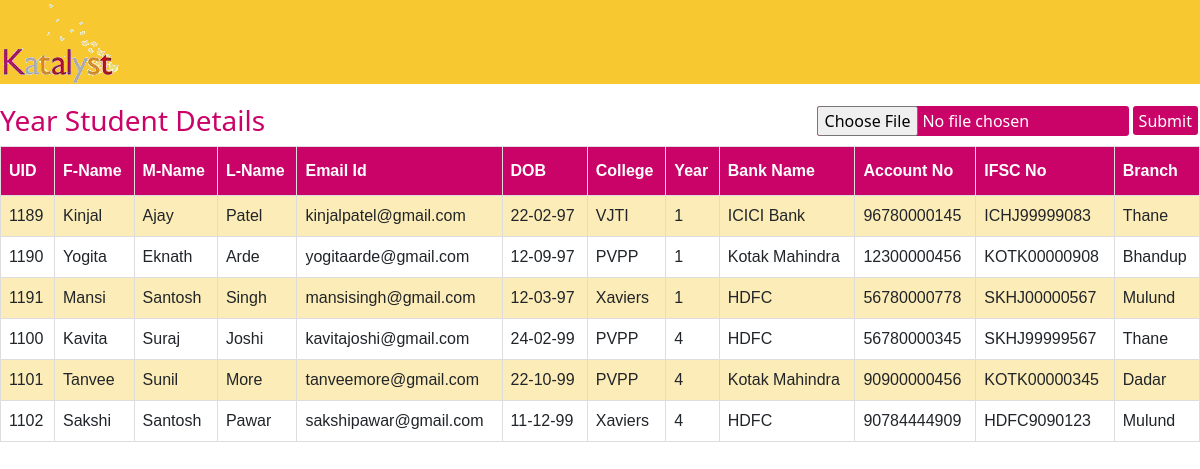
The app's page /Student with its own data.
### main.py (models this page shows)
class Student(db.Model):
    Id = db.Column(db.Integer, primary_key=True)
    UID = db.Column(db.Integer, unique=True)
    Fname = db.Column(db.String(30))
    Mname = db.Column(db.String(30))
    Lname = db.Column(db.String(30))
    EmailId = db.Column(db.String(120), unique=True)
    DOB = db.Column(db.String(30))
    College = db.Column(db.String(30))
    Year = db.Column(db.Integer)
    BankName = db.Column(db.String(30))
    AccountNo = db.Column(db.Integer)
    IFSCode = db.Column(db.String(30))
    Branch = db.Column(db.String(30))
    AccessKey = db.Column(db.String(30))

### main.py (the view)
@app.route("/Student")
def Student():
    connection = sqlite3.connect('KDatabase.db')
    cursor = connection.cursor()
    cursor.execute('SELECT * FROM Student;')
    return render_template("StudentData.html", rows=cursor.fetchall())

### Templates/StudentData.html (shortened to what this page needs)
<!DOCTYPE html>
<html>
<head>
    <link rel="stylesheet" href="https://cdnjs.cloudflare.com/ajax/libs/font-awesome/5.15.3/css/all.min.css" />
    <link href="https://cdn.jsdelivr.net/npm/bootstrap@5.0.2/dist/css/bootstrap.min.css" rel="stylesheet">
    <link rel="stylesheet" href="{{ url_for('static', filename='css/StudentData.css') }}">
</head>
<body>
    <div>
        <header class="page-header">
            <nav style="background-color: #f7c830;">
                <label class="logo"><a href = "{{url_for('AdminHomePage')}}"></a>
                    <img src="{{ url_for('static', filename='images/KLogo.png') }}" alt="">
                  </a></label>
                <form action="{{url_for('uploadStudentData')}}" method="POST" enctype='multipart/form-data'>
                    <input type="submit" style="color: white; background-color:#ca0369; float: right; border: 2px solid;
            border-radius: 5px; margin-top: 20px; height: 33px;">
                    <input type="file" id="myFile" name="file" style="color: white; background-color:#ca0369; float: right; border: 2px solid;
                    border-radius: 5px; margin-top: 20px;">
                </form>
            </nav>
            <b>
                <h3 style="margin-top: 20px; color: #ca0369">{{Year}} Year Student Details</h3>
            </b>
        </header>
    </div>
    <div>
        <table id="students">
            <tr>
                <th>UID</th>
                <th>F-Name</th>
                <th>M-Name</th>
                <th>L-Name</th>
                <th>Email Id</th>
                <th>DOB</th>
                <th>College</th>
                <th>Year</th>
                <th>Bank Name</th>
                <th>Account No</th>
                <th>IFSC No</th>
                <th>Branch</th>
            </tr>
            {% for i in rows %}
            <tr>
                <td>{{i[1]}}</td>
                <td>{{i[2]}}</td>
                <td>{{i[3]}}</td>
                <td>{{i[4]}}</td>
                <td>{{i[5]}}</td>
                <td>{{i[6]}}</td>
                <td>{{i[7]}}</td>
                <td>{{i[8]}}</td>
                <td>{{i[9]}}</td>
                <td>{{i[10]}}</td>
                <td>{{i[11]}}</td>
                <td>{{i[12]}}</td>
            </tr>
            {% endfor %}
        </table>
    </div>
</body>
</html>

### static/css/StudentData.css (style rules this page uses)
#students { font-family: Arial, Helvetica, sans-serif; border-collapse: collapse; width: 100%; }
#students td, #students th { border: 1px solid #ddd; padding: 8px; }
#students tr:nth-child(even) { background-color: #fcecb7; }
#students th { padding-top: 12px; padding-bottom: 12px; text-align: left; background-color: #ca0369; color: white; }

### records on screen
Student: UID "1189", Fname "Kinjal", Mname "Ajay", Lname "Patel", EmailId "kinjalpatel@gmail.com", DOB "22-02-97", College "VJTI", Year "1", BankName "ICICI Bank", AccountNo "96780000145", IFSCode "ICHJ99999083", Branch "Thane"
Student: UID "1190", Fname "Yogita", Mname "Eknath", Lname "Arde", EmailId "yogitaarde@gmail.com", DOB "12-09-97", College "PVPP", Year "1", BankName "Kotak Mahindra", AccountNo "12300000456", IFSCode "KOTK00000908", Branch "Bhandup"
Student: UID "1191", Fname "Mansi", Mname "Santosh", Lname "Singh", EmailId "mansisingh@gmail.com", DOB "12-03-97", College "Xaviers", Year "1", BankName "HDFC", AccountNo "56780000778", IFSCode "SKHJ00000567", Branch "Mulund"
Student: UID "1100", Fname "Kavita", Mname "Suraj", Lname "Joshi", EmailId "kavitajoshi@gmail.com", DOB "24-02-99", College "PVPP", Year "4", BankName "HDFC", AccountNo "56780000345", IFSCode "SKHJ99999567", Branch "Thane"
Student: UID "1101", Fname "Tanvee", Mname "Sunil", Lname "More", EmailId "tanveemore@gmail.com", DOB "22-10-99", College "PVPP", Year "4", BankName "Kotak Mahindra", AccountNo "90900000456", IFSCode "KOTK00000345", Branch "Dadar"
Student: UID "1102", Fname "Sakshi", Mname "Santosh", Lname "Pawar", EmailId "sakshipawar@gmail.com", DOB "11-12-99", College "Xaviers", Year "4", BankName "HDFC", AccountNo "90784444909", IFSCode "HDFC9090123", Branch "Mulund"
